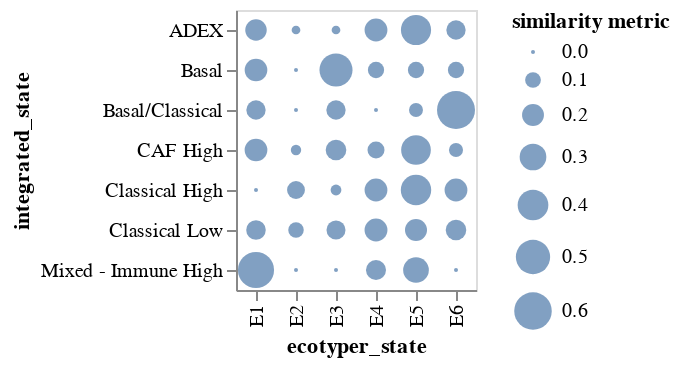

The code cell stored with this chart in its notebook:
### Code cell
source = df
alt.Chart(source).mark_circle().encode(
    x=alt.X('ecotyper_state'),
    y=alt.Y('integrated_state'),
    size=alt.Size('similarity metric:Q')
)

### Figure 1 — Vega-Lite specification as saved in the notebook (floating-point values rounded to 4 significant figures)
{"config": {"view": {"continuousWidth": 400, "continuousHeight": 300}}, "data": {"name": "data-745f65ad1651af0f8c7151cc66ad0e05"}, "mark": "circle", "encoding": {"size": {"type": "quantitative", "field": "similarity metric"}, "x": {"type": "nominal", "field": "ecotyper_state"}, "y": {"type": "nominal", "field": "integrated_state"}}, "$schema": "https://vega.github.io/schema/vega-lite/v4.8.1.json", "datasets": {"data-745f65ad1651af0f8c7151cc66ad0e05": [{"ecotyper_state": "E1", "integrated_state": "ADEX", "similarity metric": 0.1923}, {"ecotyper_state": "E1", "integrated_state": "Basal", "similarity metric": 0.2143}, {"ecotyper_state": "E1", "integrated_state": "Basal/Classical", "similarity metric": 0.1538}, {"ecotyper_state": "E1", "integrated_state": "CAF High", "similarity metric": 0.2157}, {"ecotyper_state": "E1", "integrated_state": "Classical High", "similarity metric": 0.0}, {"ecotyper_state": "E1", "integrated_state": "Classical Low", "similarity metric": 0.1579}, {"ecotyper_state": "E1", "integrated_state": "Mixed - Immune High", "similarity metric": 0.5556}, {"ecotyper_state": "E2", "integrated_state": "ADEX", "similarity metric": 0.02564}, {"ecotyper_state": "E2", "integrated_state": "Basal", "similarity metric": 0.0}, {"ecotyper_state": "E2", "integrated_state": "Basal/Classical", "similarity metric": 0.0}, {"ecotyper_state": "E2", "integrated_state": "CAF High", "similarity metric": 0.03922}, {"ecotyper_state": "E2", "integrated_state": "Classical High", "similarity metric": 0.1304}, {"ecotyper_state": "E2", "integrated_state": "Classical Low", "similarity metric": 0.09649}, {"ecotyper_state": "E2", "integrated_state": "Mixed - Immune High", "similarity metric": 0.0}, {"ecotyper_state": "E3", "integrated_state": "ADEX", "similarity metric": 0.02564}, {"ecotyper_state": "E3", "integrated_state": "Basal", "similarity metric": 0.4643}, {"ecotyper_state": "E3", "integrated_state": "Basal/Classical", "similarity metric": 0.1538}, {"ecotyper_state": "E3", "integrated_state": "CAF High", "similarity metric": 0.1765}, {"ecotyper_state": "E3", "integrated_state": "Classical High", "similarity metric": 0.04348}, {"ecotyper_state": "E3", "integrated_state": "Classical Low", "similarity metric": 0.1491}, {"ecotyper_state": "E3", "integrated_state": "Mixed - Immune High", "similarity metric": 0.0}, {"ecotyper_state": "E4", "integrated_state": "ADEX", "similarity metric": 0.2179}, {"ecotyper_state": "E4", "integrated_state": "Basal", "similarity metric": 0.1071}, {"ecotyper_state": "E4", "integrated_state": "Basal/Classical", "similarity metric": 0.0}, {"ecotyper_state": "E4", "integrated_state": "CAF High", "similarity metric": 0.1176}, {"ecotyper_state": "E4", "integrated_state": "Classical High", "similarity metric": 0.2174}, {"ecotyper_state": "E4", "integrated_state": "Classical Low", "similarity metric": 0.2193}, {"ecotyper_state": "E4", "integrated_state": "Mixed - Immune High", "similarity metric": 0.1667}, {"ecotyper_state": "E5", "integrated_state": "ADEX", "similarity metric": 0.3846}, {"ecotyper_state": "E5", "integrated_state": "Basal", "similarity metric": 0.1071}, {"ecotyper_state": "E5", "integrated_state": "Basal/Classical", "similarity metric": 0.07692}, {"ecotyper_state": "E5", "integrated_state": "CAF High", "similarity metric": 0.3725}, {"ecotyper_state": "E5", "integrated_state": "Classical High", "similarity metric": 0.3913}, {"ecotyper_state": "E5", "integrated_state": "Classical Low", "similarity metric": 0.2018}, {"ecotyper_state": "E5", "integrated_state": "Mixed - Immune High", "similarity metric": 0.2778}, {"ecotyper_state": "E6", "integrated_state": "ADEX", "similarity metric": 0.1538}, {"ecotyper_state": "E6", "integrated_state": "Basal", "similarity metric": 0.1071}, {"ecotyper_state": "E6", "integrated_state": "Basal/Classical", "similarity metric": 0.6154}, {"ecotyper_state": "E6", "integrated_state": "CAF High", "similarity metric": 0.07843}, {"ecotyper_state": "E6", "integrated_state": "Classical High", "similarity metric": 0.2174}, {"ecotyper_state": "E6", "integrated_state": "Classical Low", "similarity metric": 0.1754}, {"ecotyper_state": "E6", "integrated_state": "Mixed - Immune High", "similarity metric": 0.0}]}}
